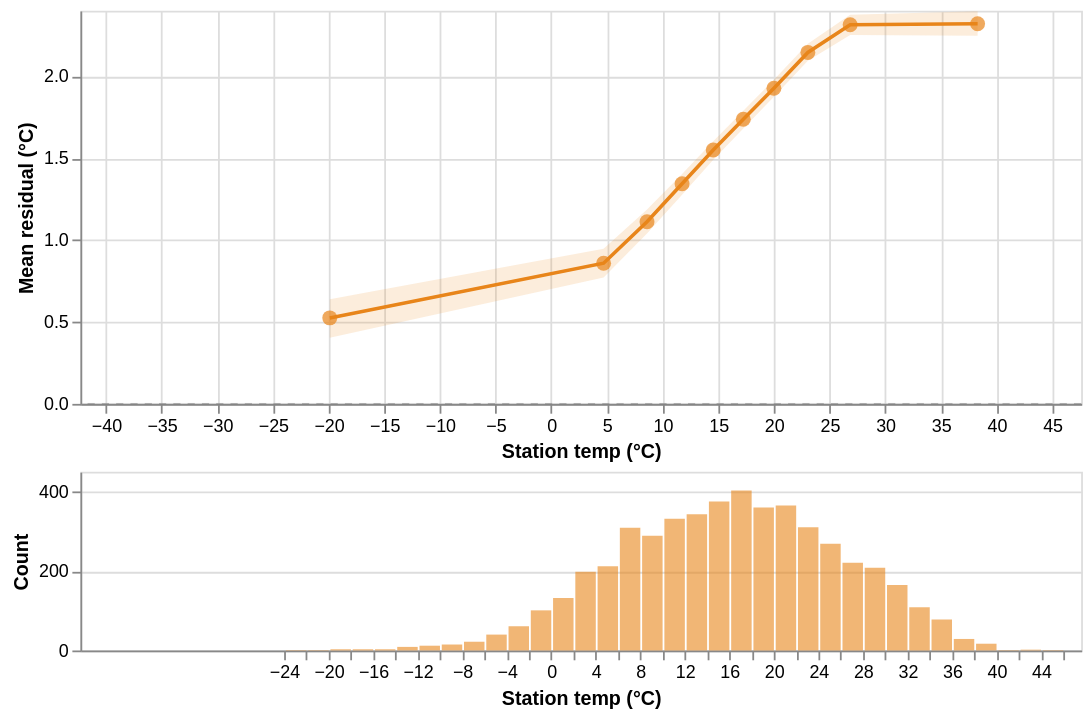

Write the Vega-Lite specification saved for this chart.
### Vega-Lite specification from a JSON file in a GitHub repository (floating-point values rounded to 4 significant figures; data arrays with more than 128 entries replaced by an {"elided": "..."} marker saying what was removed)
{"config": {"view": {"continuousWidth": 300, "continuousHeight": 300}}, "vconcat": [{"layer": [{"data": {"name": "data-a0a55d106695e8d630baff0f16eee66d"}, "mark": {"type": "rule", "color": "grey", "opacity": 0.5, "strokeDash": [4, 4]}, "encoding": {"y": {"field": "y", "type": "quantitative"}}}, {"data": {"name": "data-9904a3956ddd37a8967d36ecd27c85c2"}, "mark": {"type": "area", "color": "#E8851A", "opacity": 0.15}, "encoding": {"x": {"field": "x", "scale": {"domain": [-42.3, 47.6], "nice": false, "zero": false}, "title": "Station temp (°C)", "type": "quantitative"}, "y": {"field": "ci_lo", "title": "Mean residual (°C)", "type": "quantitative"}, "y2": {"field": "ci_hi"}}}, {"data": {"name": "data-9904a3956ddd37a8967d36ecd27c85c2"}, "mark": {"type": "line", "color": "#E8851A", "strokeWidth": 2}, "encoding": {"x": {"field": "x", "scale": {"domain": [-42.3, 47.6], "nice": false, "zero": false}, "type": "quantitative"}, "y": {"field": "mean", "type": "quantitative"}}}, {"data": {"name": "data-9904a3956ddd37a8967d36ecd27c85c2"}, "mark": {"type": "point", "color": "#E8851A", "filled": true, "size": 70}, "encoding": {"tooltip": [{"field": "x", "format": ".3f", "title": "Station temp (°C)", "type": "quantitative"}, {"field": "mean", "format": ".3f", "title": "Mean residual (°C)", "type": "quantitative"}, {"field": "ci_lo", "format": ".3f", "title": "CI low", "type": "quantitative"}, {"field": "ci_hi", "format": ".3f", "title": "CI high", "type": "quantitative"}], "x": {"field": "x", "scale": {"domain": [-42.3, 47.6], "nice": false, "zero": false}, "type": "quantitative"}, "y": {"field": "mean", "type": "quantitative"}}}], "height": 220, "width": 560}, {"data": {"name": "data-e2c3c07f294de5361eec90042462c6bf"}, "mark": {"type": "bar", "color": "#E8851A", "opacity": 0.6}, "encoding": {"x": {"bin": {"maxbins": 50}, "field": "val", "scale": {"domain": [-42.3, 47.6], "nice": false, "zero": false}, "title": "Station temp (°C)", "type": "quantitative"}, "y": {"aggregate": "count", "title": "Count", "type": "quantitative"}}, "height": 100, "width": 560}], "spacing": 4, "$schema": "https://vega.github.io/schema/vega-lite/v6.4.1.json", "datasets": {"data-a0a55d106695e8d630baff0f16eee66d": [{"y": 0}], "data-9904a3956ddd37a8967d36ecd27c85c2": [{"x": -19.9, "mean": 0.5249, "ci_lo": 0.4035, "ci_hi": 0.6389}, {"x": 4.7, "mean": 0.8586, "ci_lo": 0.7716, "ci_hi": 0.9465}, {"x": 8.6, "mean": 1.112, "ci_lo": 1.04, "ci_hi": 1.186}, {"x": 11.75, "mean": 1.344, "ci_lo": 1.276, "ci_hi": 1.404}, {"x": 14.55, "mean": 1.55, "ci_lo": 1.49, "ci_hi": 1.603}, {"x": 17.25, "mean": 1.737, "ci_lo": 1.682, "ci_hi": 1.79}, {"x": 20.0, "mean": 1.927, "ci_lo": 1.876, "ci_hi": 1.978}, {"x": 23.05, "mean": 2.146, "ci_lo": 2.094, "ci_hi": 2.198}, {"x": 26.85, "mean": 2.315, "ci_lo": 2.251, "ci_hi": 2.375}, {"x": 38.3, "mean": 2.321, "ci_lo": 2.247, "ci_hi": 2.397}], "data-e2c3c07f294de5361eec90042462c6bf": {"elided": "4999 records"}}}
